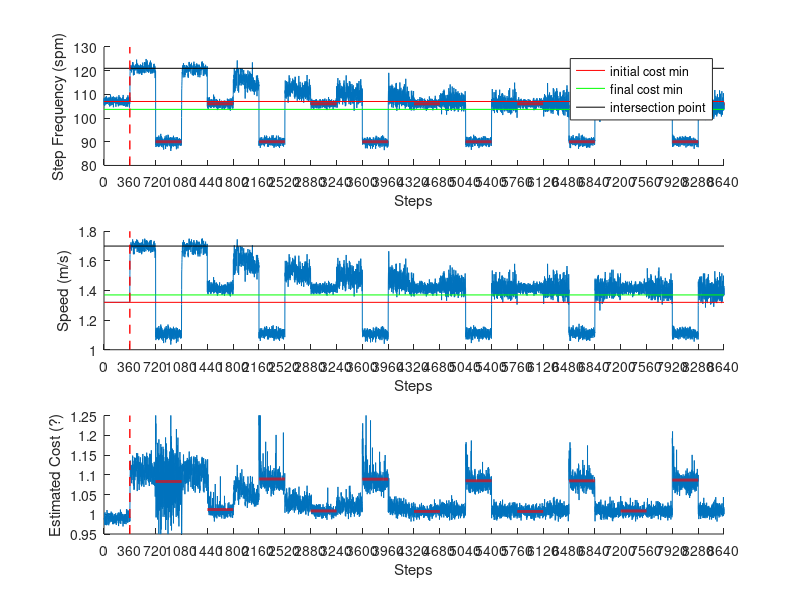
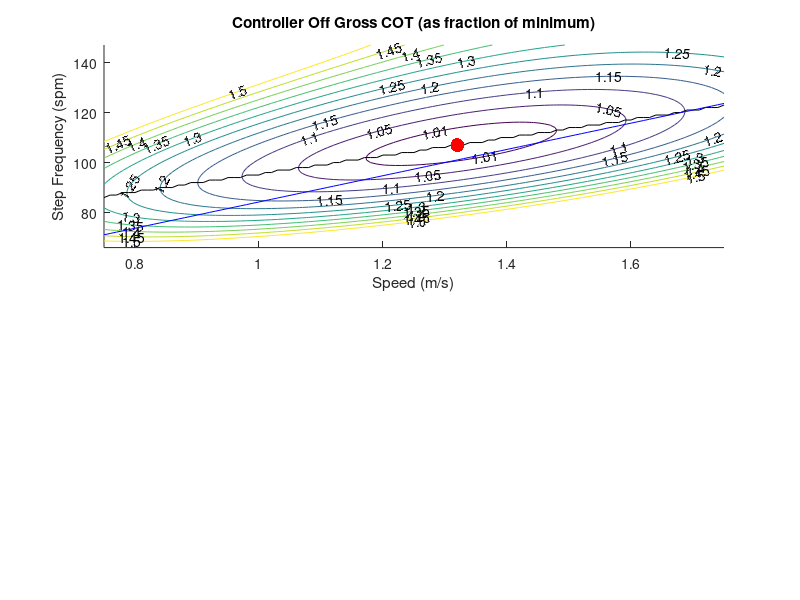

Write the MATLAB code that produced these figures, in order. (Note: this script raises an error after producing the figures.)
% Created 16 January 2018
% The purpose of the first version of this code is to combine Max's
% 2D reinforcement learning algorithm with recent advances in Jess' 
% 1D reinforcement learning algorithm

clear
close all

%% Max's 2D RL
% Here we will use Mark Snaterse's speed/frequency treadmill experiment to
% start thinking about energy optimization as reinforcement learning in 2
% dimensions. The end goal is to extend this thinking to width/frequency.

% Marks experiment used a control function to control treadmill speed based
% on people's step frequency. He finds that people
% rapidly converge to the stable intersection of their normally preferred
% relationship between speed and step frequency and the relationship between
% step frequency and speed enforced by the treadmill control function. He also
% finds that over the course of his experimental protocol, people stay at the
% intersection rather than find the new energetic minimum that does not lie at
% the intersection. (Snaterse et al, 2011).

% This is a simple reinforcement learning model that first rapidly
% converges to a stable fixed point, and then slowly converges to the new
% global energy optimum.

%% Load Cost Contour Data from Max
% This data is generated in a separate m-file called CostContours.m. It uses
% data that we collected in our own lab (Jess' JAP data) and combines it with
% Umberger's step frequency data to approximate gross COT as a function of both
% speed and step frequency. I then fit a model to that simulated data, and then
% use the model to predict cost at gridded combinations of frequency and speed.
load('CostContourData');

% S: Speed grid from 0.75 - 1.75 m/s in 0.01 m/s increments (dif freqs are rows and dif speeds are columns) 
% F: Step Freq grid from 66-147 spm in 1 spm increments (dif freqs are rows and dif speeds are columns) 
% E: gross COT normalized for min value which occurs at 1.32 m/s and 107 spm in this smoothed data.
% sp: a vector of all the speeds
% fp: a vector of the preferred freq at each of the speeds. 
% Note that speeds are rounded to the closest 0.01 and frequencies to the nearest 1 spm
S = round(100*S)/100; % this is necessary because some values are not exactly at certain speeds

% This is to test the dependence of convergence rate of steepness of cost curve.
% SABRINA: I do not understand this.
if 0
    addedcost = [fliplr(linspace(0,1,floor(size(S,2)/2))) linspace(0,1,ceil(size(S,2)/2))];
    E = E+repmat(addedcost,size(S,1),1);
end

% Define natural cost landscape (function of both freq and speed).
% This is variable E from loaded 'CostContourData'
Qa_nat = E;

% The range of preferred frequencies for certain speeds are stored in fp (frequency preferred)
% We want to find the energetic costs for these frequencies. To
% do this, we need to first find where this frequency is in F, and then
% find the energy of that point in Qa_nat, or E.
for i=1:length(sp) % sp is a vector of all the speeds, 0.75 - 1.75 m/s
    F_fpref = find(F(:,i)==fp(i));
    E_fpref(i) = Qa_nat(F_fpref,i); % energy of preferred frequency at each speed
end

% plot the speed/frequency/energy 2D relationship, as well as the preferred
% relationship between speed and frequency.
figure(1); clf; 
subplot(2,1,1); hold on
h = contour(S,F,Qa_nat,[1.01 1.05:0.05:1.5],'ShowText','On');
plot(sp,fp,'k')
title('Controller Off Gross COT (as fraction of minimum)')
ylabel('Step Frequency (spm)')
xlabel('Speed (m/s)')

% find the energy minimum of this landscape and plot.
[~,ind] = min(Qa_nat(:));
[freq_natEmin,spd_natEmin]=ind2sub(size(Qa_nat),ind);
plot(S(freq_natEmin,spd_natEmin),F(freq_natEmin,spd_natEmin),'r.','MarkerSize',30)

%% Control Function
% Max:
% The way I did this was to look at the cost contour plot from the above code
% and just choose a location on the preferred s-f curve that occurs at a high
% speed and cost. I then eyeballed a lower speed and step frequency pair that
% gives the control function a slope that is greater than the pref relationship
% (and thus stable) while also yielding a minimum cost along the control
% function that occurs at a different speed and step frequency than what is
% normally minimal.

% SABRINA: need to think more about why a greater slope is stable

x1 = 1.3; y1 = 100; % first pt on ctrl function
x2 = 1.7; y2 = 121; % second pt on ctrl function

% solve a system of two equations for slope and intercept parameters
x = [x1;x2];
y = [y1;y2];
X = [x1 1;x2 1];
ctrlfunc = inv(X)*y; % ctrlfunc(1) is slope, ctrlfunc(2) is intercept

% visualize control function.
% x is speed, y is frequency
x_spd = sp(1):0.01:sp(end);
y_freq = ctrlfunc(1)*x_spd + ctrlfunc(2);
plot(x_spd,y_freq,'b')

% Similar to above, find the energetic costs of frequencies in control
% function.
for i=1:length(sp)
    F_freqcf = find(F(:,i)==round(y_freq(i)));
    % Create Qa_shift (actual cost with controller on)
    E_freqcf(i) = Qa_nat(F_freqcf,i);
end

% Determine where the cost min lies along control function
for i=1:length(x_spd)
    xi(i) = find(S(1,:) == round(100*x_spd(i))/100);
    yi(i) = find(F(:,1) == round(y_freq(i)));    
    cfE(i) = Qa_nat(yi(i),xi(i));
end
[~, cfEmin] = min(cfE);

%% Max's take on 2D learning:
% The way I have come to think about this is as a grid of states. The columns of
% this grid are the speed states and the rows are the step frequency states. 
%
% At each speed state, the only actions that the person can take is to change
% step frequency as treadmill speed changes are out of their control. One can
% think about this as actions that take them up and down the grid boxes to dif
% freqs, but left and right actions to different treadmill speeds are not
% allowed. They are allowed to take any sized actions up and down the grid
% spaces - they can go from any step frequency to any other step frequency.
%
% Unlike many of the Sutton and Barto examples, this grid has dynamics. So when
% a person makes an up or down movement along the grid, the treadmill can pull
% them left or right to a different state then perhaps they were targetting
% (although they don't actually target states in this RI framework).
%
% Initially, subjects find themselves at a certain speed. They then choose their
% action by searching for the minimum expected cost at that speed. Their
% action-value function maps all step frequencies to expected values at that
% speed. 
% 
% Once they choose a frequency/action, the treadmill/environment shoots them to
% a new speed and the reward they get is the cost at the step frequency they
% choose and the speed that the control function chooses for them.
%
% Their initial action-value function is the cost contour where they assume that 
% the speed at which they choose their freq is also the speed at which they will
% get their reward. The action-value function that they learn is the cost that
% the will experience at the speed where the treadmill will take them based on
% their chosen action/frequency. 

%% Define characteristics of learning agent
% Below is Jess' simple RL algorithm with reference cost implemented in a
% 2D learning space

% execution noise (step frequency, or action, variabilty)
exec_noise=1.5; % spm

% measurement noise (cost variabilty)
meas_noise=0.02; 

% weighting of new measurements (learning rate)
alpha=0.5; 

% criteria for initiation of optimization (step when begin optimizing)
% set spont = 1 for spontaneous initiation of optimization
% set spont = 0 for non-spontaneous initiation of optimization
spont = 0;

if spont == 1
    % for spontaneous initaitors
    % int_opt=361; % this is simply set to change at when controller turns on
    int_opt=1; % this is simply set always be optimizing
else
    % for non-spontaneous initiators
    % before the hold low, ony update reference cost
    % after hold low, update all costs
    int_opt=1440; % this is simply set to change at beginning of first hold low
end

%% Define characteritics of protocol
experience = 1;

if experience == 1
    % for learning in this 2D landscape, we will first try giving them equal
    % experience in both dimensions. This experience will be through
    % perturbations to both higher and lower costs in both dimensions. The
    % perturbation will consist of a 3-minute hold and a 3-minute release. The
    % learner will be able to self-select actions during each release.

    twindow=3;
    % twindow minutes for each of following:

    % in natural cost landscape
    % 1. controller off, no visual feedback

    % in new 2D cost landscape
    % 2. controller on, no visual feedback
    % 3. controller on, visual feedback hold high cost SF
    % 4. controller on, no visual feedback
    % 5. controller on, visual feedback hold low cost SF
    % 6. controller on, no visual feedback
    % 7. controller on, visual feedback hold high cost SF
    % 8. controller on, no visual feedback
    % 9. controller on, visual feedback hold low cost SF
    % 10. controller on, no visual feedback
    % 11. controller on, visual feedback hold high cost SF
    % 12. controller on, no visual feedback
    % 13. controller on, visual feedback hold low cost SF
    % 14. controller on, no visual feedback

    % typical sf in Hz;
    hz=2; % just used to define number of steps in protocol
    steps=twindow*24*60*hz; % total number of steps

    % steps when controller turns on and off
    oncon=twindow*60*hz;
    
    con=zeros(steps, 1);
    con(oncon:end)=1;

    % steps when visual feedback turns on 
    hold_steps=twindow.*[2:2:24].*60*hz; % steps when hold begins
    % length that metrnome stays on 
    hold_len=twindow*60*hz; % length of hold in steps
    % assigned action when metrnome turns on 
    [~,holdhigh]=min(abs(((F(:,1)-90))));[~,holdlow]=min(abs(((F(:,1)-106))));
    speedhigh = round(100*((F(holdhigh,1) - ctrlfunc(2))/ctrlfunc(1)))/100;
    speedlow = round(100*((F(holdlow,1) - ctrlfunc(2))/ctrlfunc(1)))/100;
    
    hold_actions=repmat([holdhigh holdlow],1,24/2); 
    met=nan(steps, 1);
    met_sf=nan(steps, 1);
    for h = 1:length(hold_steps)
        met(hold_steps(h):hold_steps(h)+hold_len)=hold_actions(h);
        met_sf(hold_steps(h):hold_steps(h)+hold_len)=F(hold_actions(h),1);
    end

    % plot protocol
    % figure(2)
    % plot(con); hold on
    % xlabel('steps')
    % ylabel('0=off, 1=on')
    % ylim([-0.5 1.5])
    % xlim([0 steps])
    % plot(met_sf, 'r','LineWidth', 2)
    % xlabel('steps')
    % ylabel('metronome value')
    % ylim([-15 15])
    % xlim([0 steps])
    % xticks([0:hold_len:steps])
else
    steps = 10000; % number of steps to take in a given experiment.
    met=nan(steps, 1); % visual feedback off.
    met_sf=nan(steps, 1); % self-select steps.
    con=ones(steps, 1); % steps when controller turns on and off
end

%% Define characteristics of analysis
% number of repeats (experiments or subjects)
repeats=2;  % use for quick partial simulation
% repeats=1000;  % use for full simulation

%% Loop through subjects/experiments
for r=1:repeats
    disp(r)

    % the following is re-set for new subject
    % Qa_nat: freqs are rows and speeds are columns
    Qa_est = Qa_nat;  % inital estimate of cost in natural (will be updated)
    spdold = S(1,spd_natEmin); % old speed is the speed at which the person selects their freq/action but not the speed at which cost is evaluated when the controller is on

    % set up empty vectors
    sf_all=NaN(steps,1); % store step frequency for each step
    spd_all = NaN(steps,1); % store speed of treadmill for each step
    action_all=NaN(steps,1); % store action for each step
    reward_all=NaN(steps,1); % store reward for each step
    Qa_est_all=NaN(size(F,1),size(S,2),steps); % store current Q est for each step

    % evaluate for each step
    for s=1:steps

        % Choose Action.
        if isnan(met(s))==0 % Define actions when visual feedback on
            action = met(s);
        else % obey the policy and choose min cost when visual feedback off
            oldspdind = find(S(1,:)==spdold); % speed column
            [~, action] = min(Qa_est(:,oldspdind)); % choose freq index that has min cost at the old speed 
        end

        % add execution noise to step frequency
        % note that this is how Jess adds in the execution noise, Max does
        % this differently in MaxMarkRlSim.m
        newsf = F(action,oldspdind) + exec_noise*randn;
        
        % solve for the actual executed action
        [~,action]= min(abs(F(:,oldspdind)-newsf));

        % solve for the reward for the action
        if con(s)==0 % controller off
            newspd = S(1,oldspdind); % this is because controller off does not shoot agent to new speed
            reward = Qa_nat(action, oldspdind) + meas_noise.*randn;
        else % controller on
            % Environment shoots agent to new speed
            newspd = round(100*((newsf - ctrlfunc(2))/ctrlfunc(1)))/100; % tm changes speed based on chosen freq and control function
            if newspd>1.75, newspd = 1.75; elseif newspd <0.75; newspd =0.75; end % handle grid edges
            newspdind = find(S(1,:)==newspd); % speed index
            reward = Qa_nat(action, newspdind) + meas_noise.*randn;
        end

        % Update estimate of cost landscape based on action
        if s < int_opt % only update reference cost
            qNew = Qa_est(action,oldspdind);
            Qa_est=Qa_est + alpha*(reward-Qa_est(action,oldspdind));
            % note: max does this diferrently 
            % in his reward-Qa_est(action) is reward-Qa_est(31) # optima
        else % update entire landscape
            qOld = Qa_est(action,oldspdind); % the old expected reward based on old speed and freq
            qNew = qOld + alpha*(reward-qOld); % the new expected reward for this action is a weighted combination of old expected reward and new reward 

            % Update action-value function
            Qa_est(action,oldspdind) = qNew;            
        end

        % log data for each step  
        sf_all(s) = newsf;
        spd_all(s) = newspd;
        action_all(s) = action;
        reward_all(s) = reward;
        Qa_est_all(:,:,s) = Qa_est;
        Qai_est_all(s) = qNew;
        
        % The new treadmill speed becomes the old/current treadmill speed for
        % the subject to select their new step frequency
        spdold = newspd;
    end
    
    % calculate final preferred
    t_fin = length(sf_all);
    t_init = t_fin - 180*hz;
    fprefSf_i(r) = mean(sf_all(t_init:t_fin));
    fprefSpd_i(r) = mean(spd_all(t_init:t_fin));

    % log data across repeats
    sf_all_all(r,:)=sf_all;
    spd_all_all(r,:)=spd_all;
    action_all_all(r,:)=action_all';
    reward_all_all(r,:)=reward_all';
    Qa_est_all_all(r,:,:,:)=Qa_est_all;
    Qai_est_all_all(r,:)=Qai_est_all;
end

% average final prefs across subjects
fprefSf_avg = mean(fprefSf_i);
fprefSpd_avg = mean(fprefSpd_i);

%% Plot the outcome, averaged across subjects
figure(3)
subplot(3,1,1)
hold on
plot(mean(sf_all_all));
plot(met_sf,'r','LineWidth', 2)
xlim([0 steps])
xl = get(gca,'xlim');
yl = get(gca,'ylim');
initMin = plot(xl, F(freq_natEmin,spd_natEmin)*[1 1],'r'); % initial cost min
intPt = plot(xl, y2*[1 1],'k'); % intersection pt
newMin = plot(xl, y_freq(cfEmin)*[1 1],'g'); % final cost min along control function
if experience == 1
    plot([oncon, oncon],[yl(1) yl(2)],'--r', 'LineWidth',1)
    xticks([0:hold_len:steps])
end
xlabel('Steps')
ylabel('Step Frequency (spm)')
legend([initMin,newMin,intPt],{'initial cost min','final cost min','intersection point'})

subplot(3,1,2)
hold on
plot(mean(spd_all_all));
xlim([0 steps])
xl = get(gca,'xlim');
yl = get(gca,'ylim');
plot(xl, S(freq_natEmin,spd_natEmin)*[1 1],'r') % initial cost min
plot(xl, x2*[1 1],'k') % intersection pt
plot(xl, x_spd(cfEmin)*[1 1],'g') % final cost min along control function
if experience == 1
    plot([oncon, oncon],[yl(1) yl(2)],'--r', 'LineWidth',1)
    xticks([0:hold_len:steps])
end
xlabel('Steps')
ylabel('Speed (m/s)')

subplot(3,1,3)
hold on
Qai_mean = mean(Qai_est_all_all);
plot(Qai_mean);
% determine the cost during holds
met_E=nan(steps, 1);
for h = 1:length(hold_steps)-1
    met_Ehold = mean(Qai_mean(hold_steps(h):hold_steps(h)+hold_len));
    met_E(hold_steps(h):hold_steps(h)+hold_len)=met_Ehold;
end
plot(met_E,'r','LineWidth', 2)
ylim([0.95 1.25])
xlim([0 steps])
xl = get(gca,'xlim');
yl = get(gca,'ylim');
if experience == 1
    plot([oncon, oncon],[yl(1) yl(2)],'--r', 'LineWidth',1)
    xticks([0:hold_len:steps])
end
xlabel('Steps')
ylabel('Estimated Cost (?)')

if spont == 1 % spont 
    savefig('Fig1Ba.fig')
    save('spont_data','sf_all_all','met_sf','steps')
else % non spont
    save('nonspont_data','sf_all_all','met_sf','steps')
    savefig('Fig1Bb.fig')
end

%% Plot the estimate of the cost landscape at each time point
Qa_est_all_all_avg=squeeze(mean(Qa_est_all_all,1));
% if experience == 1
%     plt_steps=0:hold_len:steps; plt_steps(1)=1;plt_steps(2:end)=plt_steps(2:end)-1;
%     plt_steps(11)=[];
% else
%     plt_steps = round(linspace(1,10000-1,4*3));
% end
% 
% figure(4)
% for p=1:length(plt_steps)
%     subplot(4,3,p)
%     hold on
%     contour(S,F,Qa_est_all_all_avg(:,:,1),[1.01 1.05:0.05:1.5],'LineColor','r','ShowText','On');
%     contour(S,F,Qa_est_all_all_avg(:,:,plt_steps(p)),[1.01 1.05:0.05:1.5],'LineColor','b','ShowText','On');
%     xlabel('Speed (m/s)')
%     ylabel('Step Frequency (spm)')
% %     ylim([ 0 2])
% end

%% Plot learned estimate of cost landscape
figure(1)
subplot(2,1,2); hold on
contour(S,F,Qa_est_all_all_avg(:,:,end),[1.01 1.05:0.05:1.5],'ShowText','On');
origmin = plot(S(freq_natEmin,spd_natEmin),F(freq_natEmin,spd_natEmin),'r.','MarkerSize',30);
newmin = plot(x_spd(cfEmin),y_freq(cfEmin),'g.','MarkerSize',30);
finalpref = plot(fprefSpd_avg,fprefSf_avg,'b.','MarkerSize',30);
holds = plot(speedhigh,F(holdhigh,1),'k.','MarkerSize',30);
plot(speedlow,F(holdlow,1),'k.','MarkerSize',30)

legend([origmin,newmin,finalpref,holds],{'original cost min','new cost min','final preferred','holds'})

title('Controller On Gross COT (as fraction of minimum)')
ylabel('Step Frequency (spm)')
xlabel('Speed (m/s)')

%% Plot a slice of the cost landscape along the control function
figure(5)
subplot(1,2,1)
hold on
plot(x_spd,cfE)
title('slice of control function along speed dimension')
newCost = plot(x_spd(cfEmin),cfE(cfEmin),'g.','MarkerSize',30);
origpref = plot(S(freq_natEmin,spd_natEmin),E(freq_natEmin,spd_natEmin),'r');
% newpref = plot(fprefSpd_avg);
xl = get(gca,'xlim');
yl = get(gca,'ylim');
holds = plot([speedhigh speedhigh],[yl(1) yl(2)],'k--','MarkerSize',30);
holds = plot([speedlow speedlow],[yl(1) yl(2)],'k--','MarkerSize',30);
ylabel('Estimated Cost (?)')
xlabel('Speed (m/s)')

subplot(1,2,2)
hold on
plot(y_freq,cfE)
plot(y_freq(cfEmin),cfE(cfEmin),'g.','MarkerSize',30)
% origpref = plot(S(freq_natEmin,spd_natEmin),E(freq_natEmin,spd_natEmin),'r');
xl = get(gca,'xlim');
yl = get(gca,'ylim');
holds = plot([F(holdhigh,1) F(holdhigh,1)],[yl(1) yl(2)],'k--','MarkerSize',30);
holds = plot([F(holdlow,1) F(holdlow,1)],[yl(1) yl(2)],'k--','MarkerSize',30);
title('slice of control function along frequency dimension')
xlabel('Frequency (spm)')

%% Plot adaptation after holds

% if experience == 1
%     figure(100)
%     subplot(2,2,1)
%     plot(mean(sf_all_all(:,360-2*60:360+2*60))); hold on
%     plot([120,120],[-20,15],'--k'); hold on
%     plot([0,60*2*2],[0,0],'--k'); hold on
%     plot([0,60*2*2],[sf(cfEmin),sf(cfEmin)],'--k'); hold on
%     ylim([ -20, 15]); xlim([ 0, 60*2*2])
% 
%     subplot(2,2,3)
%     plot(mean(sf_all_all(:,3600-2*60:3600+2*60))); hold on
%     %plot(mean(sf_all_all(:,3120:3360))); hold on
%     plot([0,240],[0,0],'--k'); hold on
%     plot([0,240],[sf(cfEmin),sf(cfEmin)],'--k'); hold on
%     plot([120,120],[-20,15],'--k'); hold on
%     ylim([ -20, 15]); xlim([ 0, 240])
% 
%     subplot(2,2,2)
%     plot(mean(sf_all_all(:,1080-2*60:1080+2*60))); hold on
%     plot(mean(sf_all_all(:,1680:1920))); hold on
%     plot([0,240],[0,0],'--k'); hold on
%     plot([0,240],[sf(cfEmin),sf(cfEmin)],'--k'); hold on
%     ylim([ -20, 15]); xlim([ 0, 240])
%     plot([120,120],[-20,15],'--k'); hold on
%     legend('high1', 'low1')
% 
%     subplot(2,2,4)
%     plot(mean(sf_all_all(:,2520-2*60:2520+2*60))); hold on
%     plot(mean(sf_all_all(:,3120:3360))); hold on
%     legend('high2', 'low2')
%     plot([0,240],[0,0],'--k'); hold on
%     plot([0,240],[sf(cfEmin),sf(cfEmin)],'--k'); hold on
%     plot([120,120],[-20,15],'--k'); hold on
%     ylim([ -20, 15]); xlim([ 0, 240])
% 
%     % subplot(3,1,3)
%     % plot(mean(sf_all_all(:,1680:1920))); hold on
%     % plot(mean(sf_all_all(:,3120:3360))); hold on
%     % legend('low1', 'low2')
%     % plot([0,240],[0,0],'--k'); hold on
%     % plot([0,240],[-7,-7],'--k'); hold on
%     % ylim([ -20, 15]); xlim([ 0, 240])
% end